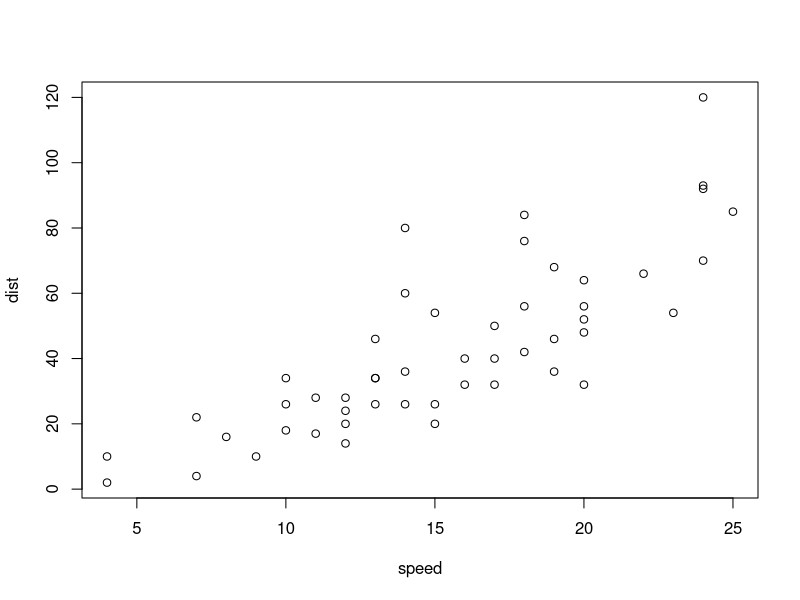
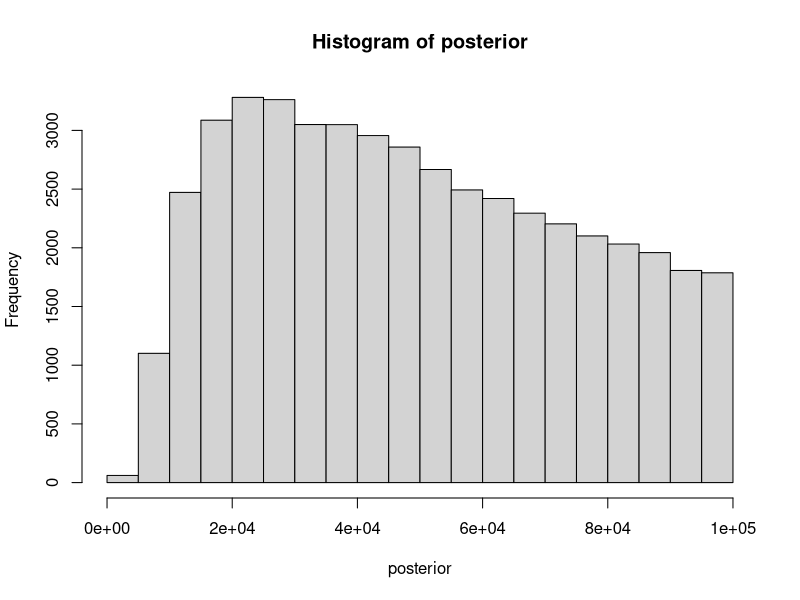
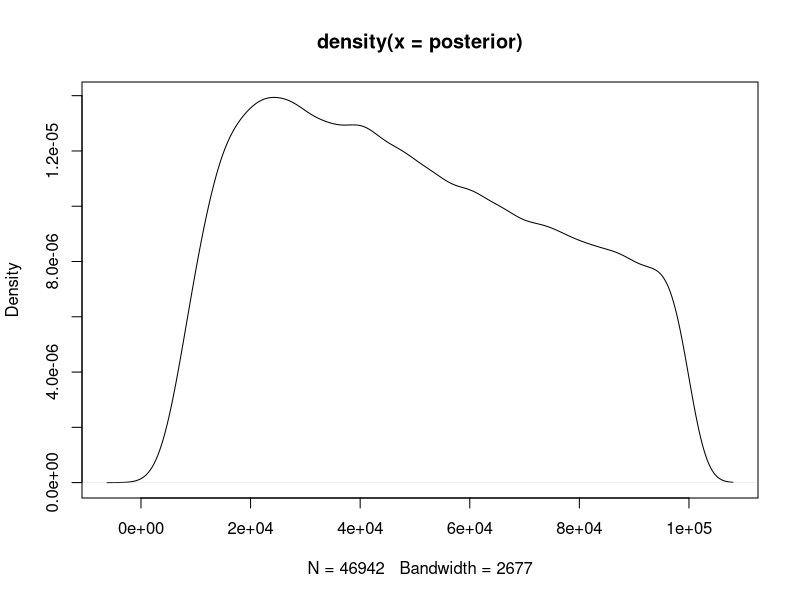
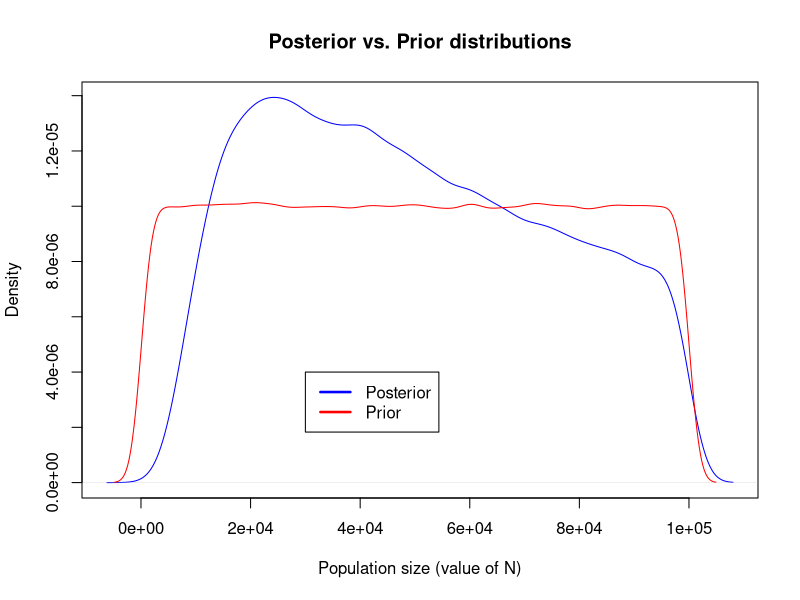
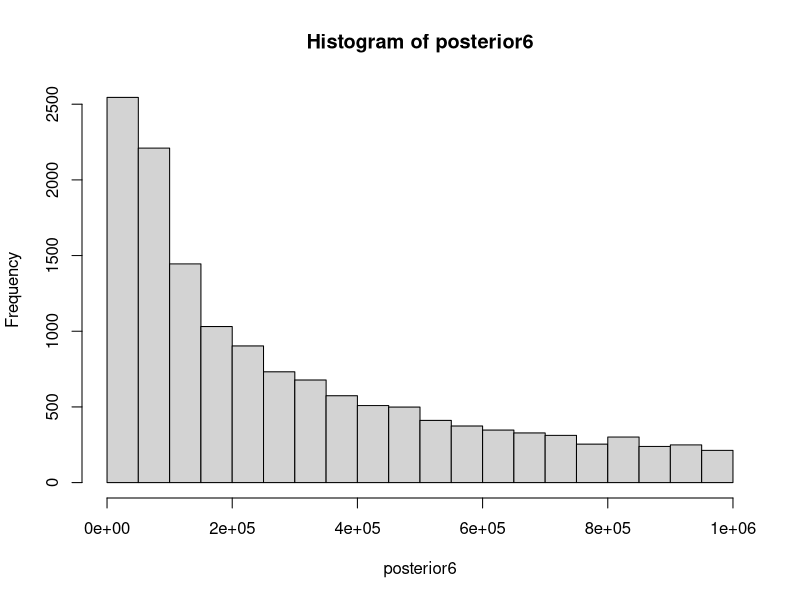
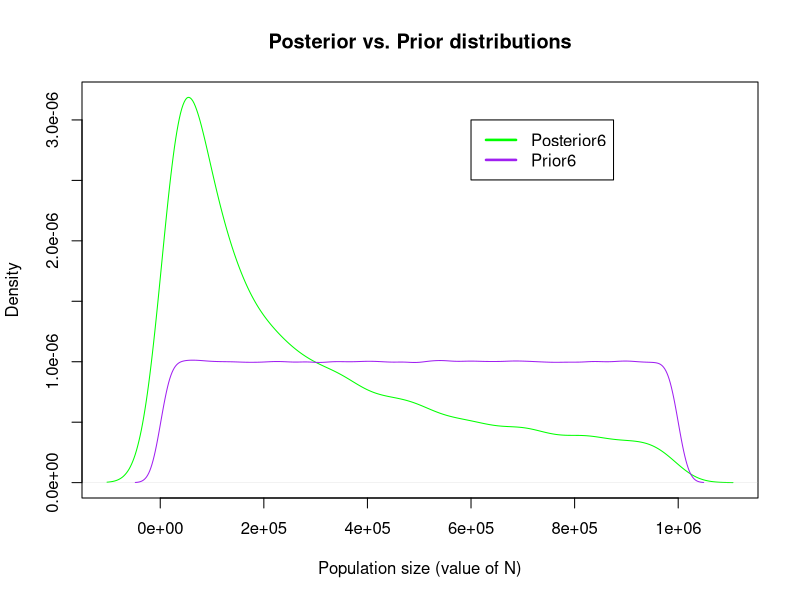
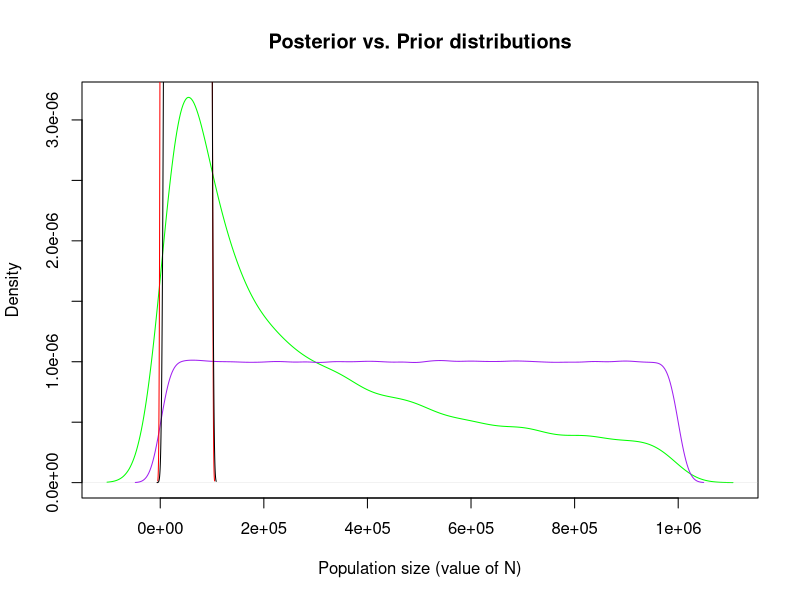

Write the R code that produced these figures, in order.
## ---- chunk 1
summary(cars)
## ---- chunk 2
plot(cars)
## ---- chunk 3
getwd()
setwd("C:\\Users\\Hayley\\eeb201hayleystansell")
getwd()

#?runif
#try simulating the coin flip thing from class
#prior<- runif(1e6)
#D_sim<- rbinom(n=1e6, size=100, p=prior)
#plot(D_sim)
#This produces a "black block", x-axis going from 0 to 1e6, y-axis going from 0 to 100....
#?plot
#how is a number the prior distribution???? 
prior<- runif(n=1e6, min = 100, max = 100000)
#prior
#plot(prior) #looks correct in terms of axes
#
## ---- chunk 4
rate<- 1/(prior)
mostrecent<- rexp(1e6, rate)
#######DOES NOT NEED TO BE A LOOP!, R automatically takes each value of "prior" and plugs it in in order to the "mostrecent" vector
#######Follows that NEITHER DOES NEXT STEP
#mostrecent
length(mostrecent)
## ---- chunk 5
ratemu<- 1e-3
snpnumber<- rpois(1e6, mostrecent*ratemu*2)
#snpnumber
max(snpnumber)
length(snpnumber)
## ---- chunk 6
sims<- cbind(prior, snpnumber)
simslower<- subset(sims, sims[,2]>45)
simsupper<- subset(simslower, simslower[,2]<55)
posterior<-simsupper[,1]
#posterior
max(posterior)
min(posterior)
hist(posterior)
density(posterior)
plot(density(posterior))
## ---- chunk 7
density(posterior)
plot(density(posterior), main= "Posterior vs. Prior distributions", xlab= "Population size (value of N)", col= "blue")
density(prior)
#?lines
# "lines() adds a line to an existing plot --- lines(namevector, col = color)
lines(density(prior), col= "red")
#?legend
legend(3e04,4e-06, # places a legend at the appropriate place 
       c("Posterior", "Prior"), # puts text in the legend
       
       lty=c(1,1), # gives the legend appropriate symbols (lines)
       
       lwd=c(2.5,2.5),col=c("blue", "red")) # gives the legend lines the correct color and width
## ---- chunk 8
median(posterior)
## ---- chunk 9
#?quantile
quantile(posterior, c(0.025, 0.975))

## ---- chunk 10
prior6<- runif(n=1e6, min = 1000, max = 1000000)
rate6<- 1/(prior6)
mostrecent6<- rexp(1e6, rate6)
length(mostrecent6)
ratemu6<- 1e-3
snpnumber6<- rpois(1e6, mostrecent6*ratemu6*2)
#snpnumber
max(snpnumber6)
length(snpnumber6)
sims6<- cbind(prior6, snpnumber6)
simslower6<- subset(sims6, sims6[,2]>45)
simsupper6<- subset(simslower6, simslower6[,2]<55)
posterior6<-simsupper6[,1]
#posterior
hist(posterior6)
#
#?plot
plot(density(posterior6), main= "Posterior vs. Prior distributions", xlab= "Population size (value of N)", col= "green")
density(prior6)
#?lines
# "lines() adds a line to an existing plot --- lines(namevector, col = color)
lines(density(prior6), col= "purple")
#?legend
legend(6e05,3e-06, # places a legend at the appropriate place 
       c("Posterior6", "Prior6"), # puts text in the legend
       
       lty=c(1,1), # gives the legend appropriate symbols (lines)
       
       lwd=c(2.5,2.5),col=c("green", "purple")) # gives the legend lines the correct color and width

plot(density(posterior6), main= "Posterior vs. Prior distributions", xlab= "Population size (value of N)", col= "green")
lines(density(prior6), col="purple")
lines(density(prior), col ="red")
lines(density(posterior), col ="black")
#graph done to compare both simulations together.....not the most useful thing
